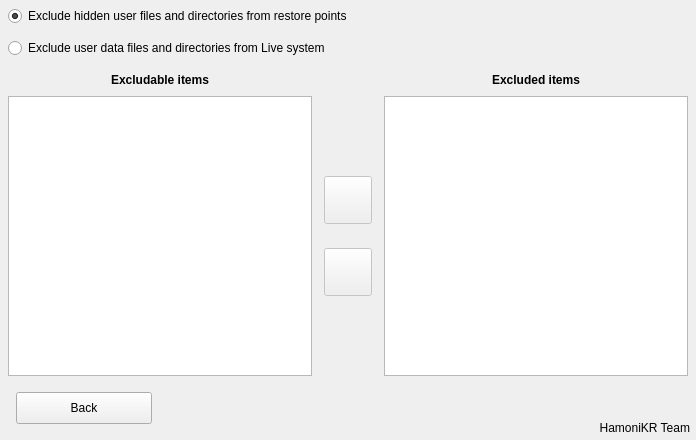
     <widget class="QWidget" name="excludepanel" native="true">
      <property name="geometry">
       <rect>
        <x>1</x>
        <y>2664</y>
        <width>696</width>
        <height>440</height>
       </rect>
      </property>
      <property name="autoFillBackground">
       <bool>true</bool>
      </property>
      <widget class="QRadioButton" name="pointexclude">
       <property name="geometry">
        <rect>
         <x>8</x>
         <y>6</y>
         <width>440</width>
         <height>20</height>
        </rect>
       </property>
       <property name="cursor">
        <cursorShape>PointingHandCursor</cursorShape>
       </property>
       <property name="focusPolicy">
        <enum>Qt::NoFocus</enum>
       </property>
       <property name="text">
        <string>Exclude hidden user files and directories from restore points</string>
       </property>
       <property name="checked">
        <bool>true</bool>
       </property>
      </widget>
      <widget class="QRadioButton" name="liveexclude">
       <property name="geometry">
        <rect>
         <x>8</x>
         <y>38</y>
         <width>406</width>
         <height>20</height>
        </rect>
       </property>
       <property name="cursor">
        <cursorShape>PointingHandCursor</cursorShape>
       </property>
       <property name="focusPolicy">
        <enum>Qt::NoFocus</enum>
       </property>
       <property name="text">
        <string>Exclude user data files and directories from Live system</string>
       </property>
      </widget>
      <widget class="QLabel" name="excludeitemstext">
       <property name="geometry">
        <rect>
         <x>8</x>
         <y>64</y>
         <width>304</width>
         <height>32</height>
        </rect>
       </property>
       <property name="font">
        <font>
         <weight>75</weight>
         <bold>true</bold>
        </font>
       </property>
       <property name="text">
        <string>Excludable items</string>
       </property>
       <property name="alignment">
        <set>Qt::AlignCenter</set>
       </property>
      </widget>
      <widget class="QLabel" name="excludedtext">
       <property name="geometry">
        <rect>
         <x>384</x>
         <y>64</y>
         <width>304</width>
         <height>32</height>
        </rect>
       </property>
       <property name="font">
        <font>
         <weight>75</weight>
         <bold>true</bold>
        </font>
       </property>
       <property name="text">
        <string>Excluded items</string>
       </property>
       <property name="alignment">
        <set>Qt::AlignCenter</set>
       </property>
      </widget>
      <widget class="QPushButton" name="excluderemoveitem">
       <property name="enabled">
        <bool>false</bool>
       </property>
       <property name="geometry">
        <rect>
         <x>324</x>
         <y>248</y>
         <width>48</width>
         <height>48</height>
        </rect>
       </property>
       <property name="cursor">
        <cursorShape>PointingHandCursor</cursorShape>
       </property>
       <property name="focusPolicy">
        <enum>Qt::NoFocus</enum>
       </property>
       <property name="toolTip">
        <string>Remove item from the exclusion list</string>
       </property>
       <property name="icon">
        <iconset resource="pictures.qrc">
         <normaloff>:/pictures/leftarrow.png</normaloff>:/pictures/leftarrow.png</iconset>
       </property>
       <property name="iconSize">
        <size>
         <width>24</width>
         <height>22</height>
        </size>
       </property>
      </widget>
      <widget class="QPushButton" name="excludeadditem">
       <property name="enabled">
        <bool>false</bool>
       </property>
       <property name="geometry">
        <rect>
         <x>324</x>
         <y>176</y>
         <width>48</width>
         <height>48</height>
        </rect>
       </property>
       <property name="cursor">
        <cursorShape>PointingHandCursor</cursorShape>
       </property>
       <property name="focusPolicy">
        <enum>Qt::NoFocus</enum>
       </property>
       <property name="toolTip">
        <string>Add item to the exclusion list</string>
       </property>
       <property name="icon">
        <iconset resource="pictures.qrc">
         <normaloff>:/pictures/rightarrow.png</normaloff>:/pictures/rightarrow.png</iconset>
       </property>
       <property name="iconSize">
        <size>
         <width>24</width>
         <height>22</height>
        </size>
       </property>
      </widget>
      <widget class="QLabel" name="excludekendektext">
       <property name="geometry">
        <rect>
         <x>390</x>
         <y>416</y>
         <width>300</width>
         <height>24</height>
        </rect>
       </property>
       <property name="text">
        <string notr="true">HamoniKR Team</string>
       </property>
       <property name="alignment">
        <set>Qt::AlignRight|Qt::AlignTrailing|Qt::AlignVCenter</set>
       </property>
      </widget>
      <widget class="QPushButton" name="excludeback">
       <property name="geometry">
        <rect>
         <x>16</x>
         <y>392</y>
         <width>136</width>
         <height>32</height>
        </rect>
       </property>
       <property name="cursor">
        <cursorShape>PointingHandCursor</cursorShape>
       </property>
       <property name="text">
        <string>Back</string>
       </property>
       <property name="icon">
        <iconset resource="pictures.qrc">
         <normaloff>:/pictures/back.png</normaloff>:/pictures/back.png</iconset>
       </property>
       <property name="iconSize">
        <size>
         <width>13</width>
         <height>13</height>
        </size>
       </property>
      </widget>
      <widget class="QTreeWidget" name="excludeitemslist">
       <property name="geometry">
        <rect>
         <x>8</x>
         <y>96</y>
         <width>304</width>
         <height>280</height>
        </rect>
       </property>
       <property name="focusPolicy">
        <enum>Qt::ClickFocus</enum>
       </property>
       <property name="editTriggers">
        <set>QAbstractItemView::NoEditTriggers</set>
       </property>
       <property name="showDropIndicator" stdset="0">
        <bool>false</bool>
       </property>
       <property name="selectionBehavior">
        <enum>QAbstractItemView::SelectItems</enum>
       </property>
       <property name="headerHidden">
        <bool>true</bool>
       </property>
       <column>
        <property name="text">
         <string notr="true">1</string>
        </property>
       </column>
      </widget>
      <widget class="QListWidget" name="excludedlist">
       <property name="geometry">
        <rect>
         <x>384</x>
         <y>96</y>
         <width>304</width>
         <height>280</height>
        </rect>
       </property>
       <property name="focusPolicy">
        <enum>Qt::ClickFocus</enum>
       </property>
       <property name="editTriggers">
        <set>QAbstractItemView::NoEditTriggers</set>
       </property>
       <property name="showDropIndicator" stdset="0">
        <bool>false</bool>
       </property>
       <property name="sortingEnabled">
        <bool>true</bool>
       </property>
      </widget>
      <widget class="lblevent" name="excluderesize">
       <property name="geometry">
        <rect>
         <x>686</x>
         <y>430</y>
         <width>10</width>
         <height>10</height>
        </rect>
       </property>
       <property name="cursor">
        <cursorShape>PointingHandCursor</cursorShape>
       </property>
       <property name="pixmap">
        <pixmap resource="pictures.qrc">:/pictures/resize.png</pixmap>
       </property>
       <property name="scaledContents">
        <bool>true</bool>
       </property>
       <property name="alignment">
        <set>Qt::AlignCenter</set>
       </property>
      </widget>
      <widget class="QWidget" name="excludecover" native="true">
       <property name="geometry">
        <rect>
         <x>5</x>
         <y>5</y>
         <width>686</width>
         <height>430</height>
        </rect>
       </property>
      </widget>
     </widget>
